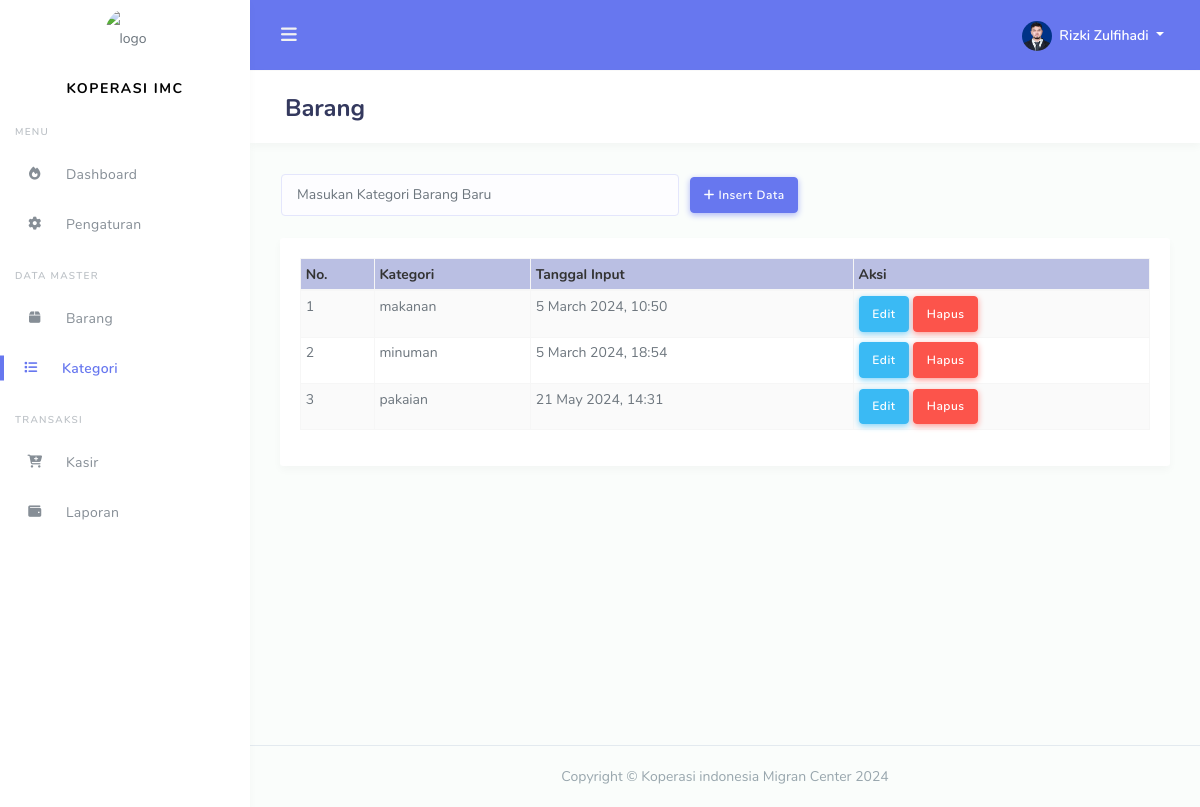
Screenshot of /index.php?page=kategori (signed in) with the database file from the repository.
### tables this page shows
CREATE TABLE `member` (
  `id_member` int(11) NOT NULL,
  `nm_member` varchar(255) NOT NULL,
  `alamat_member` text NOT NULL,
  `telepon` varchar(255) NOT NULL,
  `email` varchar(255) NOT NULL,
  `gambar` text NOT NULL,
  `NIK` text NOT NULL
);

CREATE TABLE `kategori` (
  `id_kategori` int(11) NOT NULL,
  `nama_kategori` varchar(255) NOT NULL,
  `tgl_input` varchar(255) NOT NULL
);

### admin/module/kategori/index.php (the view, shortened to what this page needs)
<div class="main-content">
    <section class="section">
        <div class="section-header">
            <h1>Barang</h1>
        </div>
        <?php
        if (!empty($_GET['uid'])) {
            $sql = "SELECT * FROM kategori WHERE id_kategori = ?";
            $row = $config->prepare($sql);
            $row->execute(array($_GET['uid']));
            $edit = $row->fetch();
        ?>
            <form method="POST" action="fungsi/edit/edit.php?kategori=edit">
                <table>
                    <tr>
                        <td style="width:25pc;"><input type="text" class="form-control" value="<?= $edit['nama_kategori']; ?>" required name="kategori" placeholder="Masukan Kategori Barang Baru">
                            <input type="hidden" name="id" value="<?= $edit['id_kategori']; ?>">
                        </td>
                        <td style="padding-left:10px;"><button id="tombol-simpan" class="btn btn-primary"><i class="fa fa-edit"></i>
                                Ubah Data</button></td>
                    </tr>
                </table>
            </form>
        <?php } else { ?>
            <form method="POST" action="fungsi/tambah/tambah.php?kategori=tambah">
                <table>
                    <tr>
                        <td style="width:25pc;"><input type="text" class="form-control" required name="kategori" placeholder="Masukan Kategori Barang Baru"></td>
                        <td style="padding-left:10px;"><button id="tombol-simpan" class="btn btn-primary"><i class="fa fa-plus"></i>
                                Insert Data</button></td>
                    </tr>
                </table>
            </form>
        <?php } ?>
        <br />
        <div class="card card-body">
            <div class="table-responsive">
                <table class="table table-bordered table-striped table-sm" id="example1">
                    <thead>
                        <tr style="background:#babfe3;color:#333;">
                            <th>No.</th>
                            <th>Kategori</th>
                            <th>Tanggal Input</th>
                            <th>Aksi</th>
                        </tr>
                    </thead>
                    <tbody>
                        <?php
                        $hasil = $lihat->kategori();
                        $no = 1;
                        foreach ($hasil as $isi) {
                        ?>
                            <tr>
                                <td><?php echo $no; ?></td>
                                <td><?php echo $isi['nama_kategori']; ?></td>
                                <td><?php echo $isi['tgl_input']; ?></td>
                                <td>
                                    <a href="index.php?page=kategori&uid=<?php echo $isi['id_kategori']; ?>"><button class="btn btn-info">Edit</button></a>
                                    <a href="fungsi/hapus/hapus.php?kategori=hapus&id=<?php echo $isi['id_kategori']; ?>" onclick="javascript:return confirm('Hapus Data Kategori ?');"><button class="btn btn-danger">Hapus</button></a>
                                </td>
                            </tr>
                        <?php $no++;
                        } ?>
                    </tbody>
                </table>
            </div>
        </div>
    </section>
</div>
<footer class="main-footer">
    <div class="text-center">
        Copyright &copy; Koperasi indonesia Migran Center 2024
    </div>
</footer>

### admin/template/sidebar.php (shortened to what this page needs)
<?php
$id = $_SESSION['admin']['id_member'];
$hasil_profil = $lihat->member_edit($id);
?>
<div id="app">
    <div class="main-wrapper main-wrapper-1">
        <div class="navbar-bg"></div>
        <nav class="navbar navbar-expand-lg main-navbar">
            <form class="form-inline mr-auto">
                <ul class="navbar-nav mr-3">
                    <li><a href="#" data-toggle="sidebar" class="nav-link nav-link-lg"><i class="fas fa-bars"></i></a></li>
                </ul>
            </form>
            <ul class="navbar-nav navbar-right">
                <li class="dropdown"><a href="#" data-toggle="dropdown" class="nav-link dropdown-toggle nav-link-lg nav-link-user">
                        <img alt="image" src="assets/img/user/<?php echo $hasil_profil['gambar']; ?>" class="rounded-circle mr-1">
                        <div class="d-sm-none d-lg-inline-block"><?php echo $hasil_profil['nm_member']; ?></div>
                    </a>
                </li>
            </ul>
        </nav>
        <div class="main-sidebar sidebar-style-2">
            <aside id="sidebar-wrapper">
                <div class="sidebar-brand">
                <div class="mt-2">
					<img src="assets/img/logo-koperasi.png" alt="logo" width="80" class=" rounded-circle">
                    <a href="index.php" class="d-block" style="line-height: 40px;"> Koperasi IMC</a>
				</div>
                </div>
                <ul class="sidebar-menu mt-3">
                    <li class="menu-header">Menu</li>
                    <li class="<?php echo ($_GET['page'] == '') ? 'active' : ''; ?>"><a class="nav-link" href="index.php"><i class="fas fa-fire"></i> <span>Dashboard</span></a></li>
                    <li class="<?php echo ($_GET['page'] == 'pengaturan') ? 'active' : ''; ?>"><a class="nav-link" href="index.php?page=pengaturan"><i class="fas fa-solid fa-gear"></i></i> <span>Pengaturan</span></a></li>
                    <li class="menu-header">Data Master</li>
                    <li class="<?php echo ($_GET['page'] == 'barang') ? 'active' : ''; ?>"><a class="nav-link" href="index.php?page=barang"><i class="fas fa-solid fa-box"></i> <span>Barang</span></a></li>
                    <li class="<?php echo ($_GET['page'] == 'kategori') ? 'active' : ''; ?>"><a class="nav-link" href="index.php?page=kategori"><i class="fas fa-solid fa-list"></i> <span>Kategori</span></a></li>
                    <li class="menu-header">Transaksi</li>
                    <li class="<?php echo ($_GET['page'] == 'kasir') ? 'active' : ''; ?>"><a class="nav-link" href="index.php?page=kasir"><i class="fas fa-solid fa-cart-plus"></i> <span>Kasir</span></a></li>
                    <li class="<?php echo ($_GET['page'] == 'laporan') ? 'active' : ''; ?>"><a class="nav-link" href="index.php?page=laporan"><i class="fas fa-solid fa-wallet"></i> <span>Laporan</span></a></li>
                </ul>
            </aside>
        </div>

### rows the page displays
kategori: nama_kategori "makanan", tgl_input "5 March 2024, 10:50"
kategori: nama_kategori "minuman", tgl_input "5 March 2024, 18:54"
kategori: nama_kategori "pakaian", tgl_input "21 May 2024, 14:31"

### other values shown
$hasil_profil['nm_member'] "Rizki Zulfihadi"
